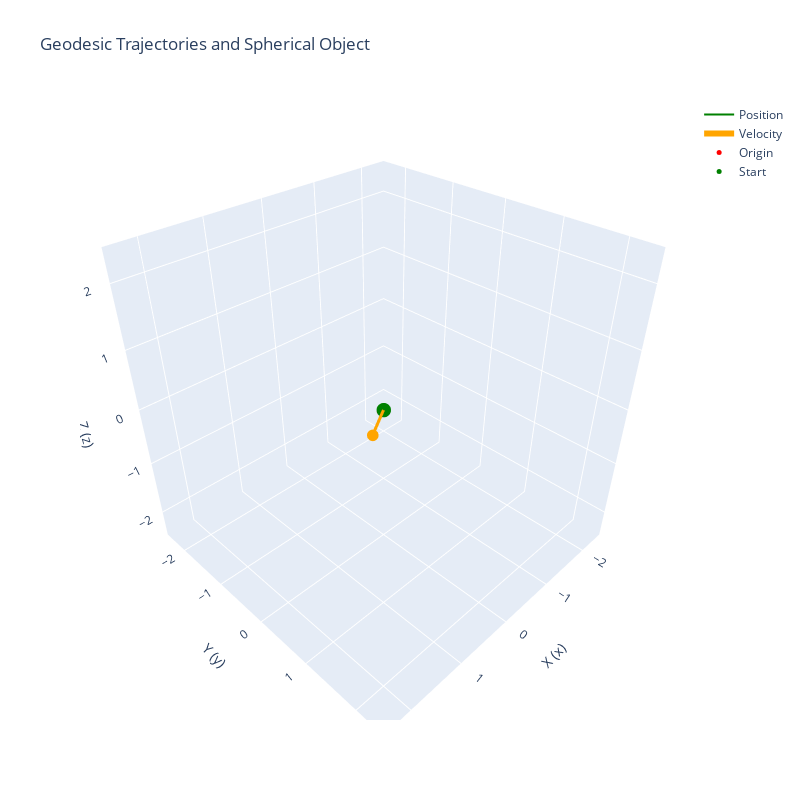

Here is the notebook cell this chart was saved with:
### Markdown cell above
## Plotting

### Code cell
import plotly.graph_objects as go
import numpy as np
from matplotlib import cm
from matplotlib.colors import Normalize

# Define the figure
fig = go.Figure()

# Normalize and prepare colors for geodesics
norm = Normalize(vmin=np.min(angles), vmax=np.max(angles))
colors = cm.viridis(norm(angles))
hex_colors = [f'rgb({int(c[0]*255)}, {int(c[1]*255)}, {int(c[2]*255)})' for c in colors]

# Plotting each geodesic with its corresponding color
angs = 1
for i in range(angs):
    geod = [g[i, :] for g in geods]
    ts, xs, ys, zs = geod[:4]
    xs = [x for x in xs]
    ys = [float(y) for y in ys]
    zs = [float(z) for z in zs]

    # Position plot
    fig.add_trace(go.Scatter3d(x=xs, y=ys, z=zs, mode='lines', line=dict(color="green"), name='Position'))
    dx, dy, dz = geod[1][5:]

    # Adding a vector trace from the start marker
    fig.add_trace(go.Scatter3d(
        x=[xs[1], xs[1] + dx],
        y=[ys[1], ys[1] + dy],
        z=[zs[1], zs[1] + dz],
        mode='lines+markers',
        marker=dict(size=4, color='orange'),  # Style the endpoint marker
        line=dict(color='orange', width=6),   # Style the line
        name='Velocity'
    ))


fig.add_trace(go.Scatter3d(
    x=[0], y=[0], z=[0],
    mode='markers',
    marker=dict(size=5, color='red'),  # Adjust size and color as needed
    name='Origin'
))
fig.add_trace(go.Scatter3d(
    x=[xs[1]], y=[ys[1]], z=[zs[1]],
    mode='markers',
    marker=dict(size=5, color='green'),  # Adjust size and color as needed
    name='Start'
))
axisLim=max(abs((min(min(xs, ys, zs)))), max(max(xs, ys, zs)))
axisLim+=2
fig.update_layout(
    width=800,
    height=800,
    scene=dict(
        xaxis_title='X (x)',
        yaxis_title='Y (y)',
        zaxis_title='Z (z)',
        aspectmode='cube',  # Ensure equal scaling
        
        xaxis=dict(range=[-axisLim, axisLim]), # Set axis limits to match sphere radius
        yaxis=dict(range=[-axisLim, axisLim]),
        zaxis=dict(range=[-axisLim, axisLim])
    ),
    title='Geodesic Trajectories and Spherical Object'
)

fig.show()

### Figure 1 — Plotly figure (JSON) as saved in the notebook; plotly's stock layout.template omitted (floating-point values rounded to 4 significant figures)
{"data": [{"line": {"color": "green"}, "mode": "lines", "name": "Position", "type": "scatter3d", "x": [-1.667e-12, 0.4005, 0.1003, 0.2, -1.667e-09, 0.5, 0.3, -1.339e-13], "y": [-3.333e-12, 0.401, 0.1006, 0.2, -1.667e-09, 0.5, 0.3, -2.678e-13], "z": [-5e-12, 0.4015, 0.1009, 0.2, -1.667e-09, 0.5, 0.3, -4.017e-13]}, {"line": {"color": "orange", "width": 6}, "marker": {"color": "orange", "size": 4}, "mode": "lines+markers", "name": "Velocity", "type": "scatter3d", "x": [0.4005, 0.9005], "y": [0.401, 0.701], "z": [0.4015, 0.4015]}, {"marker": {"color": "red", "size": 5}, "mode": "markers", "name": "Origin", "type": "scatter3d", "x": [0], "y": [0], "z": [0]}, {"marker": {"color": "green", "size": 5}, "mode": "markers", "name": "Start", "type": "scatter3d", "x": [0.4005], "y": [0.401], "z": [0.4015]}], "layout": {"height": 800, "scene": {"aspectmode": "cube", "xaxis": {"range": [-2.5, 2.5], "title": {"text": "X (x)"}}, "yaxis": {"range": [-2.5, 2.5], "title": {"text": "Y (y)"}}, "zaxis": {"range": [-2.5, 2.5], "title": {"text": "Z (z)"}}}, "title": {"text": "Geodesic Trajectories and Spherical Object"}, "width": 800}}
